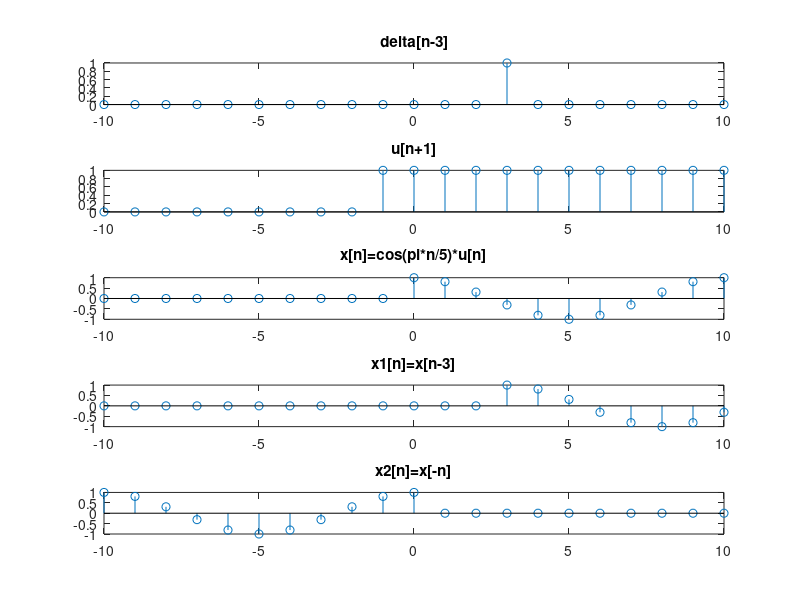
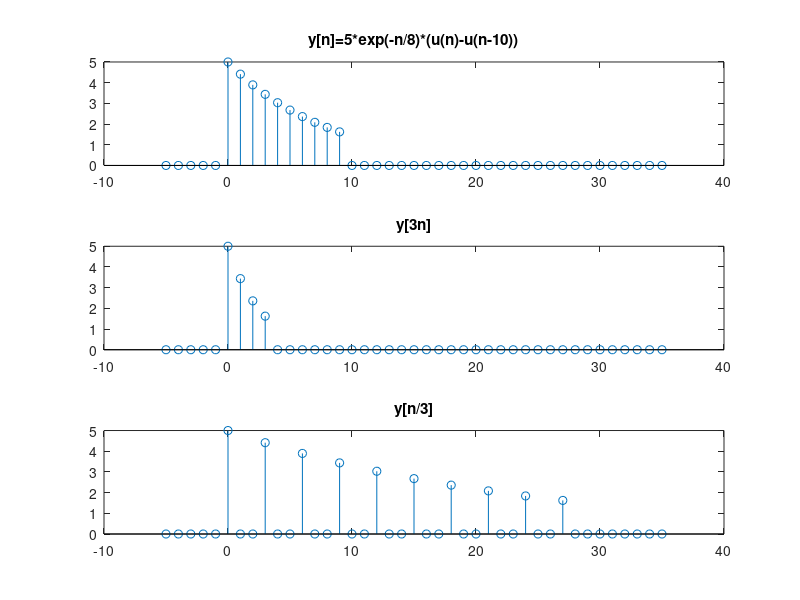
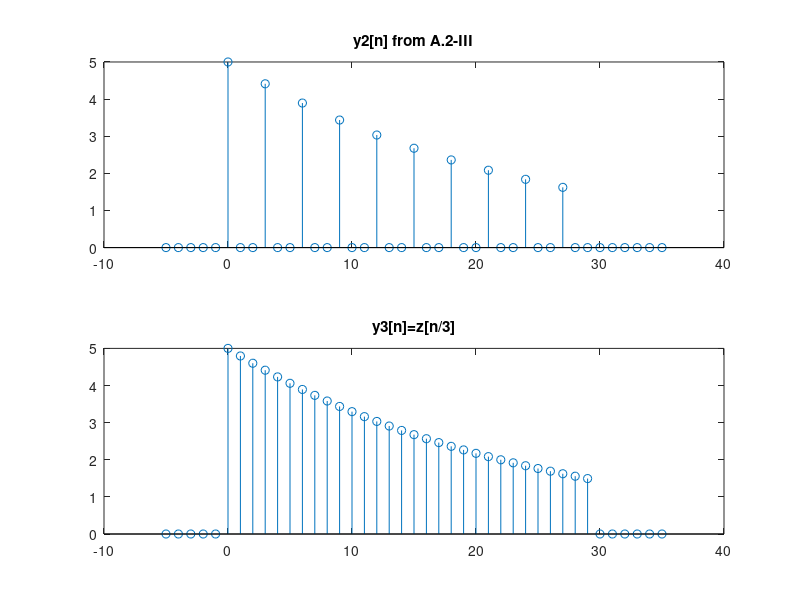

Here is the MATLAB script that generated these plots, in order:
%% ELE632 Lab 1 Report
% Authors: Mai Abdelhameed & Omar Ahmad
%% Part A: Signal Transformation
%% A.1:

n = [-10:10];   %Creates the range of n, (-10 < n < 10) with steps 
                %of 1 in between  

% A.1-I
impulse = @(n) (n == 0) * 1.0 .* (mod(n, 1) == 0);
a = impulse(n-3);

%A.1-II
u = @(n) (n >= 0) * 1.0 .* (mod(n,1)==0);    
    %Creates a unit step function that is usable by
    %calling u(n), the (mod(n,1)==0) term forces the function to be a
    %discrete time function by only saving the values of integer values
    %of n  
b = u(n+1);

%A.1-III
x = @(n) u(n) .* cos((n .* pi) / 5);
c = x(n);
 
%A.1-IV
x1 = @(n) x(n-3);
d = x1(n);
 
%A.1-V
x2 = @(n) x(-n);
e = x2(n);

plots = {a,b,c,d,e}; % a cell of objects that holds variables
titles = {"delta[n-3]", "u[n+1]", "x[n]=cos(pi*n/5)*u[n]", ...
            "x1[n]=x[n-3]", "x2[n]=x[-n]"};

figure
for i = 1:length(plots)
	subplot(length(plots),1,i);
	stem(n,plots{i}); %indexing into a cell using {i} to get 
                      %the i'th element
    title(titles{i});
end

disp('X1[n] is being time shifted. X2[n] is being time reversed.')

%% A.2

clear;

%Note that the range was shortened to -5:35 instead of the original
%-10:70 since there was a lot of unnecessary empty space.
n = [-5:35];

%A.2-I
u = @(n) (n >= 0) * 1.0 .* (mod(n,1)==0);
y = @(n) 5*exp(-n/8).*(u(n)-u(n-10));
a = y(n);

%A.2-II
y1 = @(n) y(3*n);
b = y1(n);

%A.2-III
y2 = @(n) y(n/3);
c = y2(n);

plots = {a,b,c};
titles = {"y[n]=5*exp(-n/8)*(u(n)-u(n-10))","y[3n]","y[n/3]"};

figure
for i = 1:length(plots)
	subplot(length(plots),1,i);
	stem(n,plots{i}); 
    title(titles{i});
end

%y1[n] and y2[n] are time scaling transforms, a compression and expansion 
%respectively

%% A.3

clear;

u = @(n) (n >= 0) * 1.0 .* (mod(n,1)==0);
y = @(n) 5*exp(-n/8).*(u(n)-u(n-10));
y2 = @(n) y(n/3);

%A.3-I
u1 = @(n) (n >= 0) * 1.0;
z = @(n) 5*exp(-n/8).*(u1(n)-u1(n-10)); 
y3 = @(n) z(n/3) .* (mod(n,1)==0);
n = [-5:1:35];

figure 
subplot(2,1,1);
stem(n,y2(n));
title("y2[n] from A.2-III");

subplot(2,1,2);
stem(n,y3(n));
title("y3[n]=z[n/3]");

disp('We notice that y3[n] has more data values than y2[n] because of the');
disp('fact that the signal transformation was applied to the continuous'); 
disp('signal first, allowing the sampling to sample values that NOW exist');
disp('in discrete integer values, which previously didnt before stretching' );
disp('the continuous function.');

